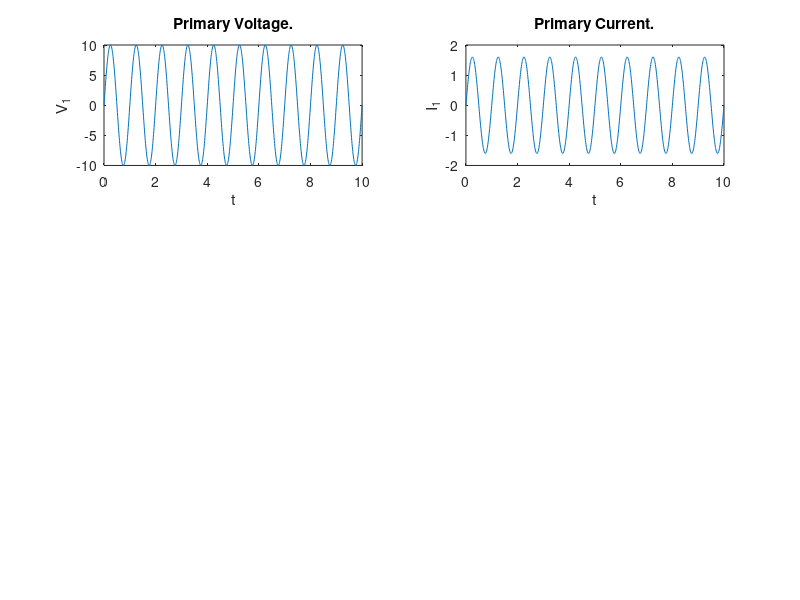

Reproduce this figure in MATLAB. (Note: this script raises an error after producing the figure.)
t = 0: 0.01: 10;
Z = 4 + 3j;
V1 = 10*sin(2*pi*t);

I1 = V1/Z;
a = input('Enter Transformation Ratio: a = ');
% a = 2 (Step Down Transformer).

subplot(3, 2, 1);
plot(t, V1);
xlabel('t');
ylabel('V_{1}');
title('Primary Voltage.');
subplot(3, 2, 2);
plot(t, I1);
xlabel('t');
ylabel('I_{1}');
title('Primary Current.');

[V2, I2] = transformer_func(V1, I1, a);

subplot(3, 2, 3);
plot(t, V2)
xlabel('t');
ylabel('V_{2}');
title('Secondary Voltage.');
subplot(3, 2, 4);
plot(t, I2);
xlabel('t');
ylabel('I_{2}');
title('Secondary Current.');

subplot(3, 2, 5);
plot(V1, V2)
xlabel('V_{1}');
ylabel('V_{2}');
subplot(3, 2, 6);
plot(I1, I2);
xlabel('I_{1}');
ylabel('I_{2}');
